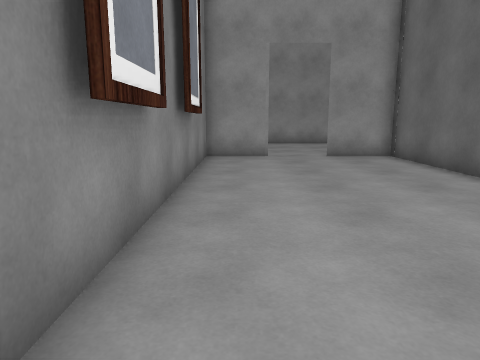
[1] (above)

16 first-person views from a walk through a scene from a Unity 3-D project. The camera is 1.3 m above the floor, tilts 10° down and sees 70° across. The floor is counted in squares, 1 m on a side. Each view is taken from the middle of a square. On the plan, view 1 faces up. The plan holds only what a view shows up to about 15 squares ahead; the rest is blank. The place goes on beyond the plan. The player character is not drawn. Door leaves are left out, so doorways stand open.

[2]
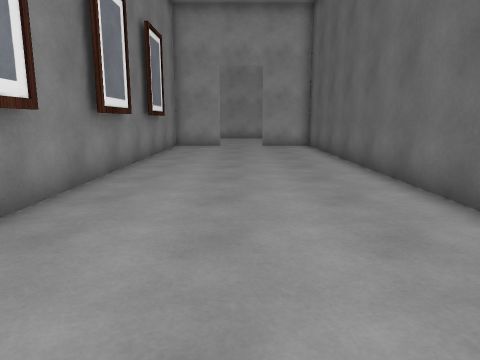

[3]
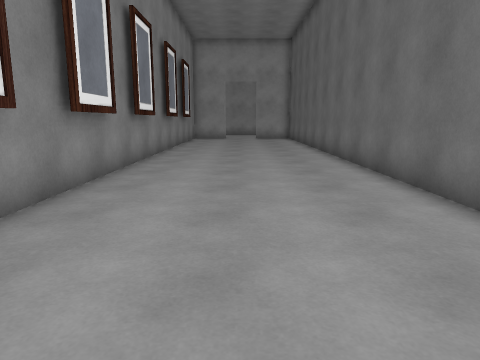

[4]
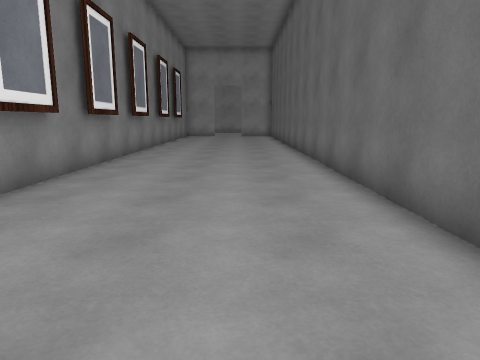

[5]
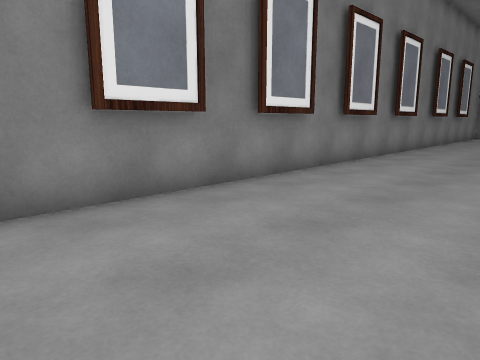

[6]
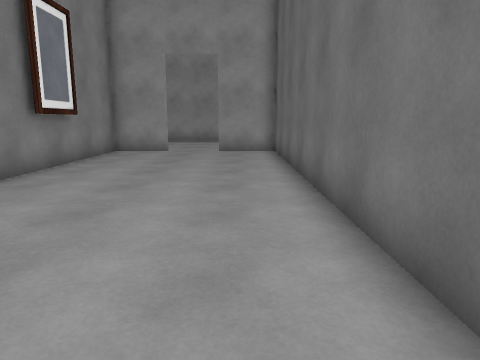

[7]
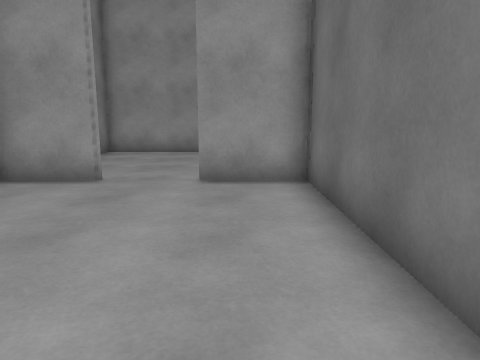

[8]
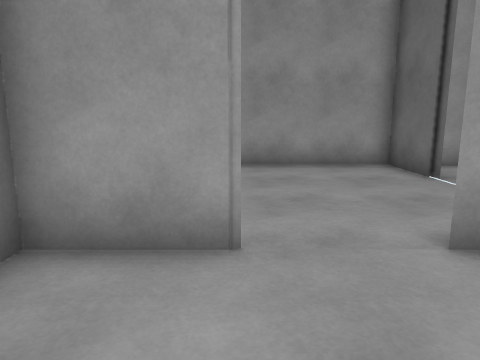

[9]
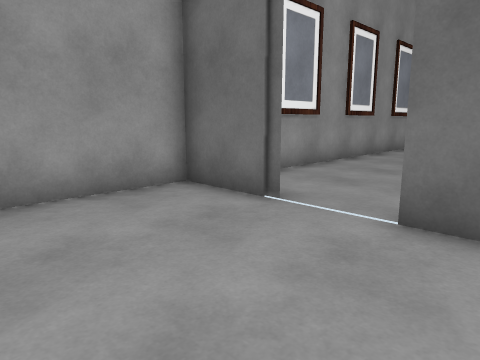

[10]
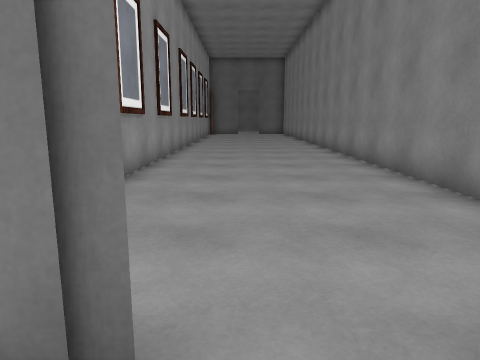

[11]
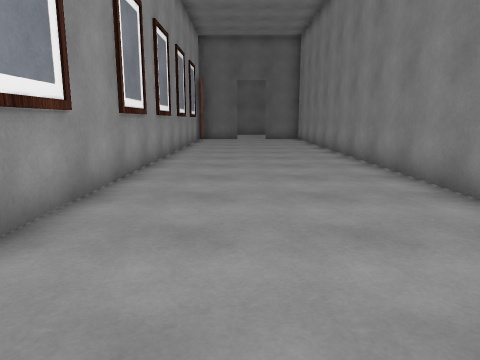

[12]
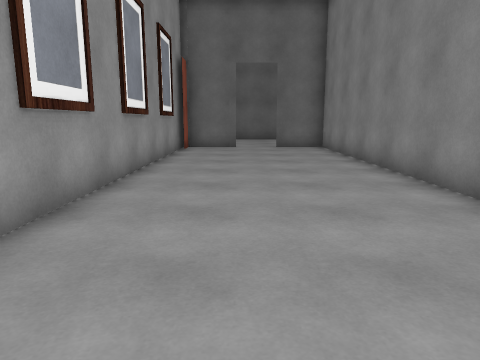

[13]
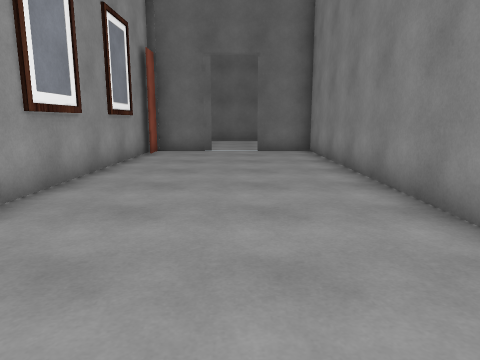

[14]
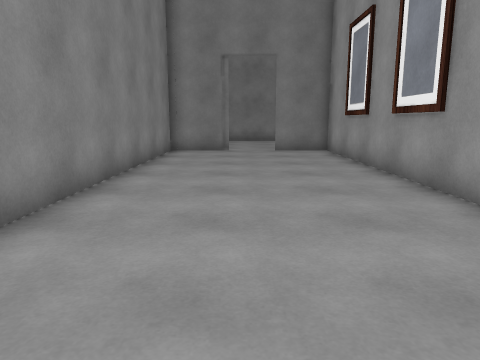

[15]
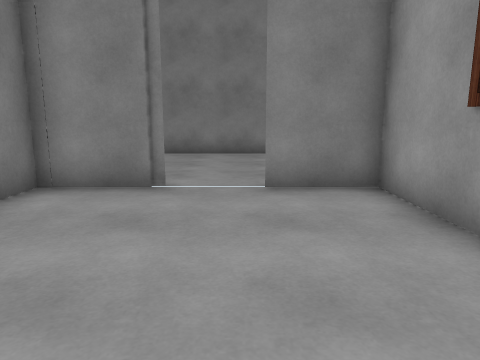

[16]
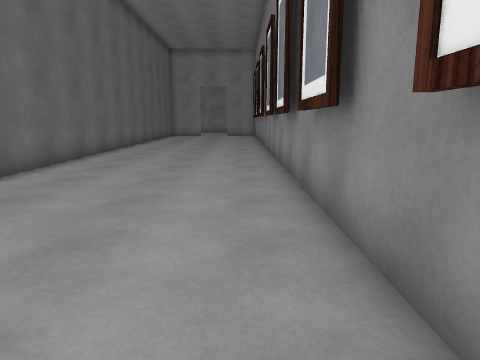

### Floor plan
Ten units are one square. View 1 is at (0, 0); x grows to the right and y downward. Boxes are objects, and circles mark ways between rooms. Rooms are numbered by the first view taken in them; rooms with no view inside come last. Other rooms are left out.
<svg viewBox="-17 -195 377 352">
<path fill="none" stroke="#000" d="M54 152 54 -121M11 -123 -12 -123M-12 -120 -12 150M55 -123 30 -123M54 -164 54 -190 -12 -190 -12 -120M54 -121 54 -146M54 -146 54 -120 354 -120 354 -142M354 -161 354 -187 54 -187 54 -164M355 -185 341 -185"/>
<circle cx="25" cy="-120" r="3" fill="#2a7"/>
<circle cx="50" cy="-155" r="3" fill="#2a7"/>
<text x="20" y="20">1</text>
<text x="20" y="-150">2</text>
<text x="200" y="-160">3</text>
</svg>
Room 1 opens to room 2. Room 2 opens to room 3.

Where each view was taken, in squares from view 1:
view 1: 0 up, 0 right, facing up
view 2: 5 down, 2 right, facing up
view 3: 12 down, 2 right, facing up
view 4: 15 down, 3 right, facing up
view 5: 15 down, 4 right, facing up-left
view 6: 2 down, 4 right, facing up
view 7: 5 up, 4 right, facing up
view 8: 9 up, 1 right, facing up
view 9: 13 up, 1 right, facing up-right
view 10: 16 up, 4 right, facing right
view 11: 16 up, 12 right, facing right
view 12: 16 up, 19 right, facing right
view 13: 15 up, 21 right, facing right
view 14: 15 up, 20 right, facing left
view 15: 16 up, 12 right, facing left
view 16: 0 up, 0 right, facing down
